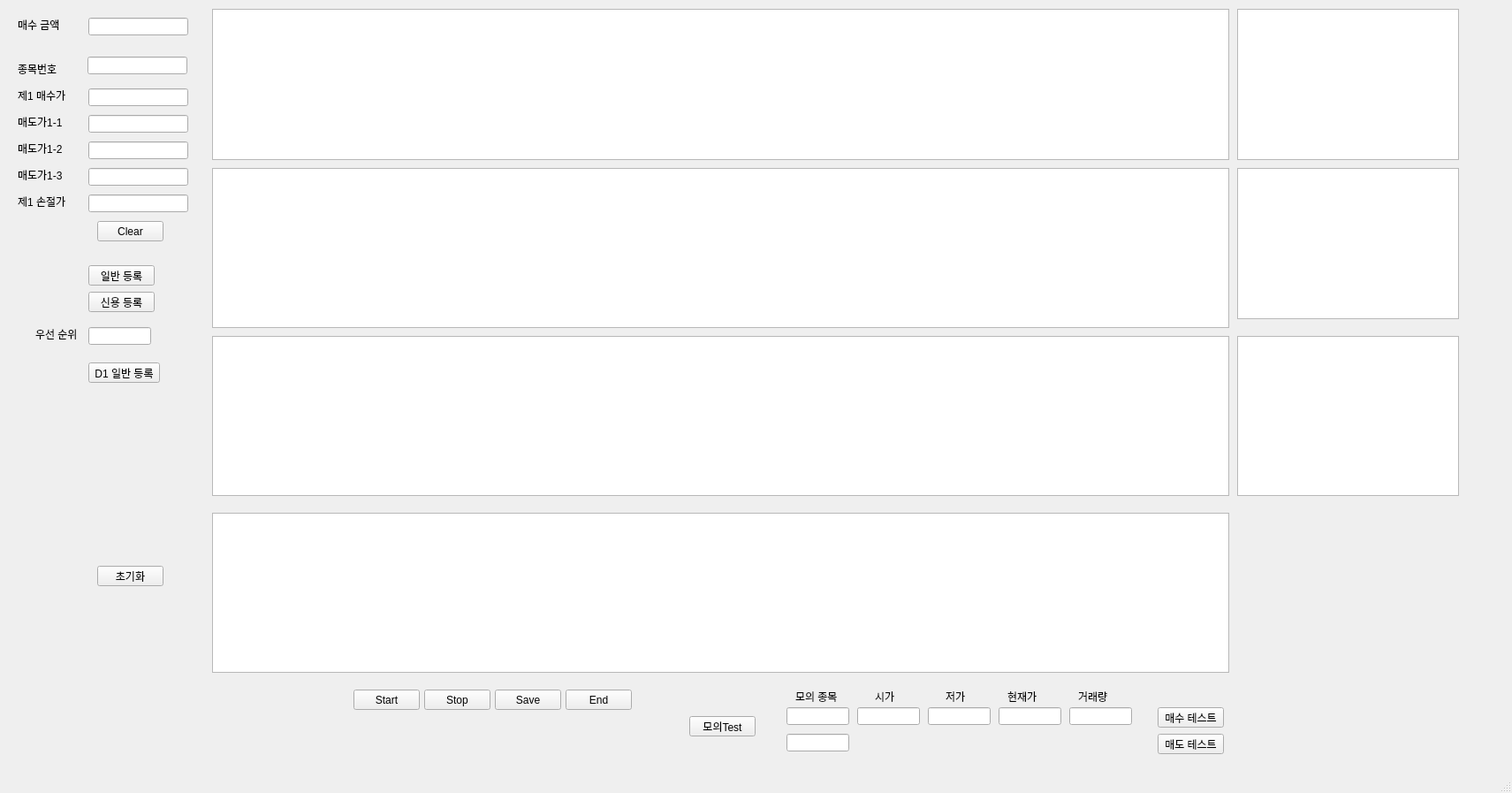
<?xml version="1.0" encoding="UTF-8"?>
<ui version="4.0">
 <class>MainWindow</class>
 <widget class="QMainWindow" name="MainWindow">
  <property name="geometry">
   <rect>
    <x>0</x>
    <y>0</y>
    <width>1711</width>
    <height>897</height>
   </rect>
  </property>
  <property name="windowTitle">
   <string>MainWindow</string>
  </property>
  <widget class="QWidget" name="centralwidget">
   <widget class="QLabel" name="label_2">
    <property name="geometry">
     <rect>
      <x>20</x>
      <y>100</y>
      <width>71</width>
      <height>16</height>
     </rect>
    </property>
    <property name="text">
     <string>제1 매수가</string>
    </property>
   </widget>
   <widget class="QLabel" name="label_8">
    <property name="geometry">
     <rect>
      <x>20</x>
      <y>130</y>
      <width>71</width>
      <height>16</height>
     </rect>
    </property>
    <property name="text">
     <string>매도가1-1</string>
    </property>
   </widget>
   <widget class="QLabel" name="label">
    <property name="geometry">
     <rect>
      <x>20</x>
      <y>70</y>
      <width>48</width>
      <height>16</height>
     </rect>
    </property>
    <property name="text">
     <string>종목번호</string>
    </property>
   </widget>
   <widget class="QLabel" name="label_4">
    <property name="geometry">
     <rect>
      <x>20</x>
      <y>20</y>
      <width>61</width>
      <height>16</height>
     </rect>
    </property>
    <property name="text">
     <string>매수 금액</string>
    </property>
   </widget>
   <widget class="QLabel" name="label_11">
    <property name="geometry">
     <rect>
      <x>20</x>
      <y>220</y>
      <width>71</width>
      <height>16</height>
     </rect>
    </property>
    <property name="text">
     <string>제1 손절가</string>
    </property>
   </widget>
   <widget class="QLineEdit" name="lineEdit_name">
    <property name="geometry">
     <rect>
      <x>99</x>
      <y>64</y>
      <width>113</width>
      <height>20</height>
     </rect>
    </property>
   </widget>
   <widget class="QLineEdit" name="lineEdit_Buy1">
    <property name="geometry">
     <rect>
      <x>100</x>
      <y>100</y>
      <width>113</width>
      <height>20</height>
     </rect>
    </property>
   </widget>
   <widget class="QLineEdit" name="lineEdit_Cost">
    <property name="geometry">
     <rect>
      <x>100</x>
      <y>20</y>
      <width>113</width>
      <height>20</height>
     </rect>
    </property>
   </widget>
   <widget class="QLineEdit" name="lineEdit_Sell11">
    <property name="geometry">
     <rect>
      <x>100</x>
      <y>130</y>
      <width>113</width>
      <height>20</height>
     </rect>
    </property>
   </widget>
   <widget class="QLineEdit" name="lineEdit_Sell12">
    <property name="geometry">
     <rect>
      <x>100</x>
      <y>160</y>
      <width>113</width>
      <height>20</height>
     </rect>
    </property>
   </widget>
   <widget class="QLineEdit" name="lineEdit_Sell13">
    <property name="geometry">
     <rect>
      <x>100</x>
      <y>190</y>
      <width>113</width>
      <height>20</height>
     </rect>
    </property>
   </widget>
   <widget class="QLineEdit" name="lineEdit_lose1">
    <property name="geometry">
     <rect>
      <x>100</x>
      <y>220</y>
      <width>113</width>
      <height>20</height>
     </rect>
    </property>
   </widget>
   <widget class="QPushButton" name="pushButton_reg">
    <property name="geometry">
     <rect>
      <x>100</x>
      <y>300</y>
      <width>75</width>
      <height>23</height>
     </rect>
    </property>
    <property name="text">
     <string>일반 등록</string>
    </property>
   </widget>
   <widget class="QPushButton" name="pushButton_reg_c">
    <property name="geometry">
     <rect>
      <x>100</x>
      <y>330</y>
      <width>75</width>
      <height>23</height>
     </rect>
    </property>
    <property name="text">
     <string>신용 등록</string>
    </property>
   </widget>
   <widget class="QPushButton" name="pushButton_Start">
    <property name="geometry">
     <rect>
      <x>400</x>
      <y>780</y>
      <width>75</width>
      <height>23</height>
     </rect>
    </property>
    <property name="text">
     <string>Start</string>
    </property>
   </widget>
   <widget class="QPushButton" name="pushButton_Stop">
    <property name="geometry">
     <rect>
      <x>480</x>
      <y>780</y>
      <width>75</width>
      <height>23</height>
     </rect>
    </property>
    <property name="text">
     <string>Stop</string>
    </property>
   </widget>
   <widget class="QPushButton" name="pushButton_Save">
    <property name="geometry">
     <rect>
      <x>560</x>
      <y>780</y>
      <width>75</width>
      <height>23</height>
     </rect>
    </property>
    <property name="text">
     <string>Save</string>
    </property>
   </widget>
   <widget class="QPushButton" name="pushButton_End">
    <property name="geometry">
     <rect>
      <x>640</x>
      <y>780</y>
      <width>75</width>
      <height>23</height>
     </rect>
    </property>
    <property name="text">
     <string>End</string>
    </property>
   </widget>
   <widget class="QTableWidget" name="tableWidget_Book">
    <property name="geometry">
     <rect>
      <x>240</x>
      <y>10</y>
      <width>1151</width>
      <height>171</height>
     </rect>
    </property>
   </widget>
   <widget class="QPushButton" name="pushButton_ini">
    <property name="geometry">
     <rect>
      <x>110</x>
      <y>640</y>
      <width>75</width>
      <height>23</height>
     </rect>
    </property>
    <property name="text">
     <string>초기화</string>
    </property>
   </widget>
   <widget class="QTextEdit" name="textEdit_Buy">
    <property name="geometry">
     <rect>
      <x>1400</x>
      <y>190</y>
      <width>251</width>
      <height>171</height>
     </rect>
    </property>
   </widget>
   <widget class="QTableWidget" name="tableWidget_Buy">
    <property name="geometry">
     <rect>
      <x>240</x>
      <y>190</y>
      <width>1151</width>
      <height>181</height>
     </rect>
    </property>
   </widget>
   <widget class="QTextEdit" name="textEdit_Sell">
    <property name="geometry">
     <rect>
      <x>1400</x>
      <y>380</y>
      <width>251</width>
      <height>181</height>
     </rect>
    </property>
   </widget>
   <widget class="QLineEdit" name="lineEdit_rank">
    <property name="geometry">
     <rect>
      <x>100</x>
      <y>370</y>
      <width>71</width>
      <height>20</height>
     </rect>
    </property>
   </widget>
   <widget class="QLabel" name="label_18">
    <property name="geometry">
     <rect>
      <x>40</x>
      <y>370</y>
      <width>51</width>
      <height>16</height>
     </rect>
    </property>
    <property name="text">
     <string>우선 순위</string>
    </property>
   </widget>
   <widget class="QLabel" name="label_9">
    <property name="geometry">
     <rect>
      <x>20</x>
      <y>160</y>
      <width>71</width>
      <height>16</height>
     </rect>
    </property>
    <property name="text">
     <string>매도가1-2</string>
    </property>
   </widget>
   <widget class="QLabel" name="label_10">
    <property name="geometry">
     <rect>
      <x>20</x>
      <y>190</y>
      <width>71</width>
      <height>16</height>
     </rect>
    </property>
    <property name="text">
     <string>매도가1-3</string>
    </property>
   </widget>
   <widget class="QTableWidget" name="tableWidget_Sell">
    <property name="geometry">
     <rect>
      <x>240</x>
      <y>380</y>
      <width>1151</width>
      <height>181</height>
     </rect>
    </property>
   </widget>
   <widget class="QTableWidget" name="tableWidget_Summary">
    <property name="geometry">
     <rect>
      <x>240</x>
      <y>580</y>
      <width>1151</width>
      <height>181</height>
     </rect>
    </property>
   </widget>
   <widget class="QTextEdit" name="textEdit_reg">
    <property name="geometry">
     <rect>
      <x>1400</x>
      <y>10</y>
      <width>251</width>
      <height>171</height>
     </rect>
    </property>
   </widget>
   <widget class="QPushButton" name="pushButton_demo">
    <property name="geometry">
     <rect>
      <x>780</x>
      <y>810</y>
      <width>75</width>
      <height>23</height>
     </rect>
    </property>
    <property name="text">
     <string>모의Test</string>
    </property>
   </widget>
   <widget class="QLineEdit" name="test_code">
    <property name="geometry">
     <rect>
      <x>890</x>
      <y>800</y>
      <width>71</width>
      <height>20</height>
     </rect>
    </property>
   </widget>
   <widget class="QLabel" name="label_3">
    <property name="geometry">
     <rect>
      <x>900</x>
      <y>780</y>
      <width>61</width>
      <height>16</height>
     </rect>
    </property>
    <property name="text">
     <string>모의 종목</string>
    </property>
   </widget>
   <widget class="QLabel" name="label_5">
    <property name="geometry">
     <rect>
      <x>990</x>
      <y>780</y>
      <width>61</width>
      <height>16</height>
     </rect>
    </property>
    <property name="text">
     <string>시가</string>
    </property>
   </widget>
   <widget class="QLabel" name="label_6">
    <property name="geometry">
     <rect>
      <x>1070</x>
      <y>780</y>
      <width>61</width>
      <height>16</height>
     </rect>
    </property>
    <property name="text">
     <string>저가</string>
    </property>
   </widget>
   <widget class="QLabel" name="label_7">
    <property name="geometry">
     <rect>
      <x>1140</x>
      <y>780</y>
      <width>61</width>
      <height>16</height>
     </rect>
    </property>
    <property name="text">
     <string>현재가</string>
    </property>
   </widget>
   <widget class="QLabel" name="label_12">
    <property name="geometry">
     <rect>
      <x>1220</x>
      <y>780</y>
      <width>61</width>
      <height>16</height>
     </rect>
    </property>
    <property name="text">
     <string>거래량</string>
    </property>
   </widget>
   <widget class="QLineEdit" name="test_s">
    <property name="geometry">
     <rect>
      <x>970</x>
      <y>800</y>
      <width>71</width>
      <height>20</height>
     </rect>
    </property>
   </widget>
   <widget class="QLineEdit" name="test_l">
    <property name="geometry">
     <rect>
      <x>1050</x>
      <y>800</y>
      <width>71</width>
      <height>20</height>
     </rect>
    </property>
   </widget>
   <widget class="QLineEdit" name="test_c">
    <property name="geometry">
     <rect>
      <x>1130</x>
      <y>800</y>
      <width>71</width>
      <height>20</height>
     </rect>
    </property>
   </widget>
   <widget class="QLineEdit" name="test_t">
    <property name="geometry">
     <rect>
      <x>1210</x>
      <y>800</y>
      <width>71</width>
      <height>20</height>
     </rect>
    </property>
   </widget>
   <widget class="QPushButton" name="test_buy">
    <property name="geometry">
     <rect>
      <x>1310</x>
      <y>800</y>
      <width>75</width>
      <height>23</height>
     </rect>
    </property>
    <property name="text">
     <string>매수 테스트</string>
    </property>
   </widget>
   <widget class="QPushButton" name="test_sell">
    <property name="geometry">
     <rect>
      <x>1310</x>
      <y>830</y>
      <width>75</width>
      <height>23</height>
     </rect>
    </property>
    <property name="text">
     <string>매도 테스트</string>
    </property>
   </widget>
   <widget class="QLineEdit" name="test_code_2">
    <property name="geometry">
     <rect>
      <x>890</x>
      <y>830</y>
      <width>71</width>
      <height>20</height>
     </rect>
    </property>
   </widget>
   <widget class="QPushButton" name="pushButton_reg_D1">
    <property name="geometry">
     <rect>
      <x>100</x>
      <y>410</y>
      <width>81</width>
      <height>23</height>
     </rect>
    </property>
    <property name="text">
     <string>D1 일반 등록</string>
    </property>
   </widget>
   <widget class="QPushButton" name="pushButton_clear">
    <property name="geometry">
     <rect>
      <x>110</x>
      <y>250</y>
      <width>75</width>
      <height>23</height>
     </rect>
    </property>
    <property name="text">
     <string>Clear</string>
    </property>
   </widget>
  </widget>
  <widget class="QMenuBar" name="menubar">
   <property name="geometry">
    <rect>
     <x>0</x>
     <y>0</y>
     <width>1711</width>
     <height>21</height>
    </rect>
   </property>
  </widget>
  <widget class="QStatusBar" name="statusbar"/>
 </widget>
 <resources/>
 <connections/>
</ui>
